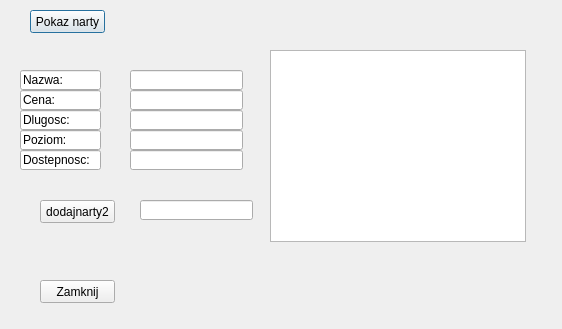
<?xml version="1.0" encoding="UTF-8"?>
<ui version="4.0">
 <class>Dialog</class>
 <widget class="QDialog" name="Dialog">
  <property name="geometry">
   <rect>
    <x>0</x>
    <y>0</y>
    <width>562</width>
    <height>329</height>
   </rect>
  </property>
  <property name="windowTitle">
   <string>Dialog</string>
  </property>
  <property name="styleSheet">
   <string notr="true">QDialog
{background-image: url(:/new/prefix2/carbonfiber.jpg)
}
</string>
  </property>
  <widget class="QPushButton" name="pushButton">
   <property name="geometry">
    <rect>
     <x>30</x>
     <y>10</y>
     <width>75</width>
     <height>23</height>
    </rect>
   </property>
   <property name="text">
    <string>Pokaz narty</string>
   </property>
  </widget>
  <widget class="QPushButton" name="pushButton_2">
   <property name="geometry">
    <rect>
     <x>40</x>
     <y>280</y>
     <width>75</width>
     <height>23</height>
    </rect>
   </property>
   <property name="text">
    <string>Zamknij</string>
   </property>
  </widget>
  <widget class="QGraphicsView" name="graphicsView2">
   <property name="geometry">
    <rect>
     <x>270</x>
     <y>50</y>
     <width>256</width>
     <height>192</height>
    </rect>
   </property>
  </widget>
  <widget class="QLineEdit" name="lineEdit">
   <property name="geometry">
    <rect>
     <x>20</x>
     <y>70</y>
     <width>81</width>
     <height>20</height>
    </rect>
   </property>
   <property name="text">
    <string>Nazwa:</string>
   </property>
  </widget>
  <widget class="QLineEdit" name="lineEdit_2">
   <property name="geometry">
    <rect>
     <x>130</x>
     <y>90</y>
     <width>113</width>
     <height>20</height>
    </rect>
   </property>
  </widget>
  <widget class="QLineEdit" name="lineEdit_3">
   <property name="geometry">
    <rect>
     <x>130</x>
     <y>110</y>
     <width>113</width>
     <height>20</height>
    </rect>
   </property>
  </widget>
  <widget class="QLineEdit" name="lineEdit_4">
   <property name="geometry">
    <rect>
     <x>130</x>
     <y>130</y>
     <width>113</width>
     <height>20</height>
    </rect>
   </property>
  </widget>
  <widget class="QLineEdit" name="lineEdit_5">
   <property name="geometry">
    <rect>
     <x>130</x>
     <y>150</y>
     <width>113</width>
     <height>20</height>
    </rect>
   </property>
  </widget>
  <widget class="QLineEdit" name="lineEdit_6">
   <property name="geometry">
    <rect>
     <x>20</x>
     <y>90</y>
     <width>81</width>
     <height>20</height>
    </rect>
   </property>
   <property name="text">
    <string>Cena:</string>
   </property>
  </widget>
  <widget class="QLineEdit" name="lineEdit_7">
   <property name="geometry">
    <rect>
     <x>20</x>
     <y>110</y>
     <width>81</width>
     <height>20</height>
    </rect>
   </property>
   <property name="text">
    <string>Dlugosc:</string>
   </property>
  </widget>
  <widget class="QLineEdit" name="lineEdit_8">
   <property name="geometry">
    <rect>
     <x>20</x>
     <y>130</y>
     <width>81</width>
     <height>20</height>
    </rect>
   </property>
   <property name="text">
    <string>Poziom:</string>
   </property>
  </widget>
  <widget class="QLineEdit" name="lineEdit_9">
   <property name="geometry">
    <rect>
     <x>20</x>
     <y>150</y>
     <width>81</width>
     <height>20</height>
    </rect>
   </property>
   <property name="text">
    <string>Dostepnosc:</string>
   </property>
  </widget>
  <widget class="QLineEdit" name="lineEdit_1">
   <property name="geometry">
    <rect>
     <x>130</x>
     <y>70</y>
     <width>113</width>
     <height>20</height>
    </rect>
   </property>
  </widget>
  <widget class="QPushButton" name="pushButton_3">
   <property name="geometry">
    <rect>
     <x>40</x>
     <y>200</y>
     <width>75</width>
     <height>23</height>
    </rect>
   </property>
   <property name="text">
    <string>dodajnarty2</string>
   </property>
  </widget>
  <widget class="QLineEdit" name="lineEdit_10">
   <property name="geometry">
    <rect>
     <x>140</x>
     <y>200</y>
     <width>113</width>
     <height>20</height>
    </rect>
   </property>
  </widget>
 </widget>
 <resources>
  <include location="mainwindow.qrc"/>
 </resources>
 <connections>
  <connection>
   <sender>pushButton</sender>
   <signal>clicked()</signal>
   <receiver>Dialog</receiver>
   <slot>pokaznartywdialogu()</slot>
   <hints>
    <hint type="sourcelabel">
     <x>130</x>
     <y>50</y>
    </hint>
    <hint type="destinationlabel">
     <x>166</x>
     <y>30</y>
    </hint>
   </hints>
  </connection>
  <connection>
   <sender>pushButton_2</sender>
   <signal>clicked()</signal>
   <receiver>Dialog</receiver>
   <slot>close()</slot>
   <hints>
    <hint type="sourcelabel">
     <x>267</x>
     <y>191</y>
    </hint>
    <hint type="destinationlabel">
     <x>280</x>
     <y>164</y>
    </hint>
   </hints>
  </connection>
  <connection>
   <sender>pushButton_3</sender>
   <signal>clicked()</signal>
   <receiver>Dialog</receiver>
   <slot>dodajNartyGUI()</slot>
   <hints>
    <hint type="sourcelabel">
     <x>100</x>
     <y>221</y>
    </hint>
    <hint type="destinationlabel">
     <x>98</x>
     <y>243</y>
    </hint>
   </hints>
  </connection>
 </connections>
 <slots>
  <slot>pokaznartywdialogu()</slot>
  <slot>dodajNartyGUI()</slot>
 </slots>
</ui>
